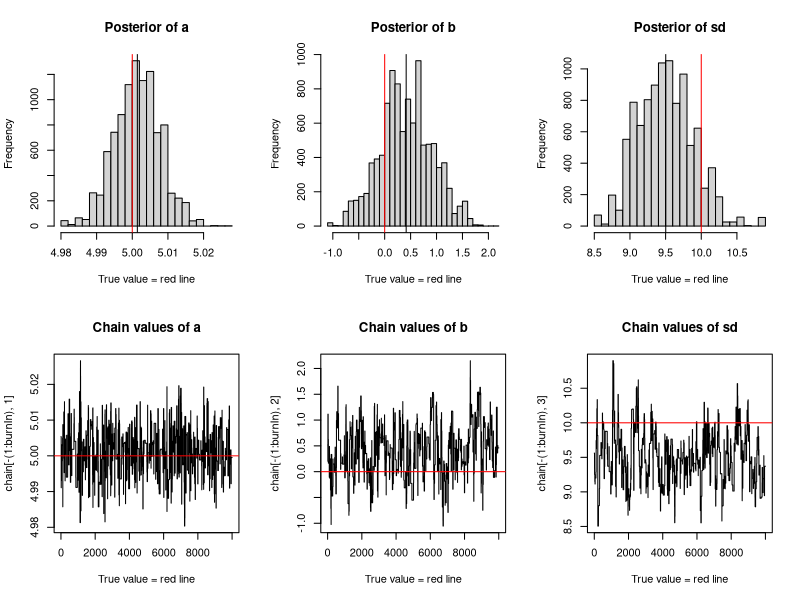

This figure's R source:
# A simple Metropolis-Hastings MCMC in R
# https://theoreticalecology.wordpress.com/2010/09/17/metropolis-hastings-mcmc-in-r/

## (1) setting true values
# Creating test data
trueA = 5
trueB = 0
trueSd = 10 
sampleSize = 312

# around x=0
x = (-(sampleSize-1)/2):((sampleSize-1)/2)
# linear model with normally distributed errors mean as 0, sd as trueSd
y = trueA * x + trueB + rnorm(n=sampleSize,mean=0,sd=trueSd)

# test code for 'true plot'
# plot(x,y, main="Test Data")

## (2) likelihood functions
likelihood = function(param){
  a = param[1]
  b = param[2]
  sd = param[3]
  pred = a*x + b 
  singlelikelihoods = dnorm(y, mean = pred, sd = sd, log = TRUE)
  sumll = sum(singlelikelihoods)
  sumll
}
slopevalues = function(x) {return(likelihood(c(x, trueB, trueSd)))}

# test code
slopelikelihoods <- lapply(seq(3, 7, by=.05), slopevalues )
# plot (seq(3, 7, by=.05), slopelikelihoods, type="l", 
#       xlab = "values of slope parameter a", ylab = "Log likelihood")


## (3) Priors and Posteriors
# Prior distribution
prior <- function(param){
    a = param[1]
    b = param[2]
    sd = param[3]
    aprior = dunif(a, min=0, max=10, log = T)
    bprior = dnorm(b, sd = 5, log = T)
    sdprior = dunif(sd, min=0, max=30, log = T)
    return(aprior+bprior+sdprior)
}

posterior <- function(param){
   return (likelihood(param) + prior(param))
}


## (4) Proposal function and actual simulation
proposalfunction <- function(param){
    return(rnorm(3,mean = param, sd= c(0.1,0.5,0.3)))
}
 
run_metropolis_MCMC <- function(startvalue, iterations){
    chain = array(dim = c(iterations+1,3))
    chain[1,] = startvalue
    for (i in 1:iterations){
        proposal = proposalfunction(chain[i,])
         
        probab = exp(posterior(proposal) - posterior(chain[i,]))
        if (runif(1) < probab){
            chain[i+1,] = proposal
        }else{
            chain[i+1,] = chain[i,]
        }
    }
    return(chain)
}
 
# initial point
# we can set multiple initial points and see if they converge
startvalue = c(4,0,10) 
chain = run_metropolis_MCMC(startvalue, 20000)
 
burnIn = 10000
acceptance = 1-mean(duplicated(chain[-(1:burnIn),]))


par(mfrow = c(2,3))
hist(chain[-(1:burnIn),1],nclass=30, , main="Posterior of a", xlab="True value = red line" )
abline(v = mean(chain[-(1:burnIn),1]))
abline(v = trueA, col="red" )
hist(chain[-(1:burnIn),2],nclass=30, main="Posterior of b", xlab="True value = red line")
abline(v = mean(chain[-(1:burnIn),2]))
abline(v = trueB, col="red" )
hist(chain[-(1:burnIn),3],nclass=30, main="Posterior of sd", xlab="True value = red line")
abline(v = mean(chain[-(1:burnIn),3]) )
abline(v = trueSd, col="red" )
plot(chain[-(1:burnIn),1], type = "l", xlab="True value = red line" , main = "Chain values of a", )
abline(h = trueA, col="red" )
plot(chain[-(1:burnIn),2], type = "l", xlab="True value = red line" , main = "Chain values of b", )
abline(h = trueB, col="red" )
plot(chain[-(1:burnIn),3], type = "l", xlab="True value = red line" , main = "Chain values of sd", )
abline(h = trueSd, col="red" )
 
# for comparison:
summary(lm(y~x))

